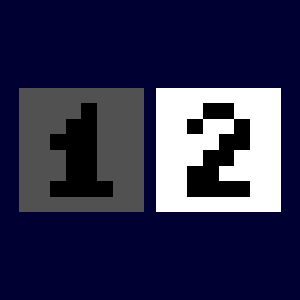

Write Python code to recreate this figure.
#!/usr/bin/env python

# Import a glTF GLB file with unlit texture and render.

import os

import vtkmodules.vtkInteractionStyle  # noqa: F401
import vtkmodules.vtkRenderingFreeType  # noqa: F401
import vtkmodules.vtkRenderingOpenGL2  # noqa: F401

from vtkmodules.vtkIOImport import vtkGLTFImporter
from vtkmodules.vtkRenderingCore import (
    vtkRenderWindow,
    vtkRenderWindowInteractor,
    vtkRenderer,
)

# Source
data_dir = os.environ.get("VPE_DATA_DIR", os.path.dirname(os.path.abspath(__file__)))

# Import glTF
gltf_importer = vtkGLTFImporter()
gltf_importer.SetFileName(os.path.join(data_dir, "glTF", "unlit-texture.glb"))
gltf_importer.ImportArmatureOn()
gltf_importer.SetCamera(-1)

# Renderer
renderer = vtkRenderer()
renderer.SetBackground(0.0, 0.0, 0.2)

# Render window
render_window = vtkRenderWindow()
render_window.AddRenderer(renderer)
render_window.SetWindowName("gltf importer unlit texture")
render_window.SetMultiSamples(0)
render_window.SetSize(300, 300)

# Interactor
interactor = vtkRenderWindowInteractor()
interactor.SetRenderWindow(render_window)

gltf_importer.SetRenderWindow(render_window)
gltf_importer.Update()

interactor.Initialize()
interactor.Start()
